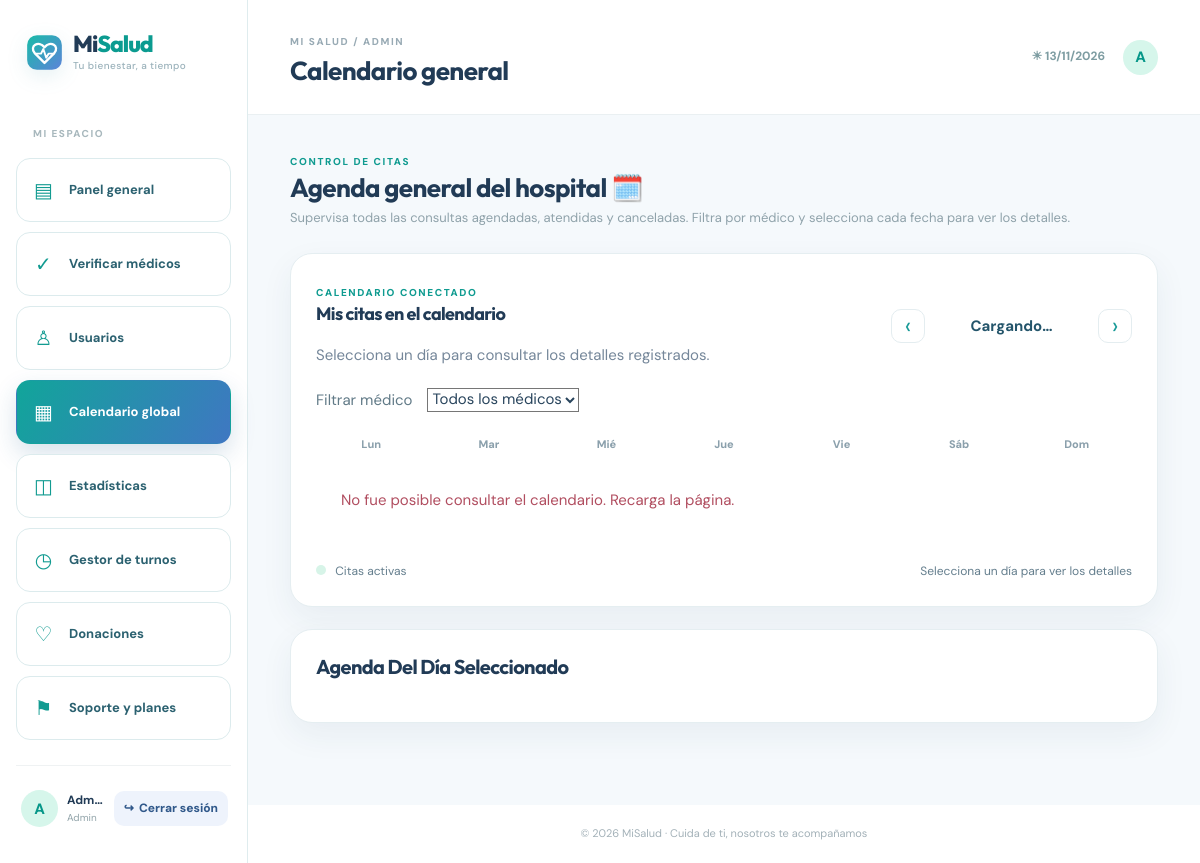
/admin/calendario.php (signed in), run on the app's committed database.
### tables this page shows
CREATE TABLE IF NOT EXISTS usuarios(id INT AUTO_INCREMENT PRIMARY KEY,nombre VARCHAR(90) NOT NULL,apellido_paterno VARCHAR(90) NOT NULL,apellido_materno VARCHAR(90) NOT NULL,correo VARCHAR(190) NOT NULL UNIQUE,telefono VARCHAR(10) NOT NULL,password_hash VARCHAR(255) NOT NULL,rol ENUM('paciente','medico','admin') NOT NULL,activo TINYINT(1) NOT NULL DEFAULT 1,creado_en TIMESTAMP NOT NULL DEFAULT CURRENT_TIMESTAMP);

### includes/functions.php (called while the page is built, shortened)
<?php
require_once __DIR__.'/../config/database.php';
function e($v):string{return htmlspecialchars((string)$v,ENT_QUOTES|ENT_SUBSTITUTE,'UTF-8');}
function url($path=''):string{
 $dir=str_replace('\\','/',dirname($_SERVER['SCRIPT_NAME']??'/MiSalud/index.php'));
 if(in_array(basename($dir),['paciente','medico','admin','api'],true))$dir=dirname($dir);
 $base=rtrim($dir,'/');
 return ($base?:'').'/'.ltrim($path,'/');
}
function current_user():?array{
 $stmt=db()->prepare('SELECT id,nombre,apellido_paterno,apellido_materno,correo,telefono,rol,activo FROM usuarios WHERE id=?');$stmt->execute([$_SESSION['uid']]);$u=$stmt->fetch();return ($u&&$u['activo'])?$u:null;
}

### config/database.php (called while the page is built, shortened)
<?php
function db(): PDO {
 static $pdo=null;
 if (!$pdo) {
  $pdo=new PDO('mysql:host='.DB_HOST.';dbname='.DB_NAME.';charset=utf8mb4',DB_USER,DB_PASS,[PDO::ATTR_ERRMODE=>PDO::ERRMODE_EXCEPTION,PDO::ATTR_DEFAULT_FETCH_MODE=>PDO::FETCH_ASSOC,PDO::ATTR_EMULATE_PREPARES=>false]);
 }
 return $pdo;
}

### includes/layout.php (the view, shortened to what this page needs)
<?php
require_once __DIR__.'/functions.php';
function header_ui(string $title,string $section=''):void{
 $u=current_user();$role=$u['rol']??'';
 $nav=[
  'paciente'=>[
    ['dashboard.php','Inicio','⌂'],
    ['agendar.php','Agendar cita','▦'],
    ['mis_citas.php','Mis citas / Calendario','◷'],
    ['mi_turno.php','Mi turno','♧'],
    ['donaciones.php','Donaciones','♡'],
    ['almacenamiento.php','Mis archivos','▣'],
    ['soporte.php','Soporte','⚑'],
  ],
  'medico'=>[
    ['dashboard.php','Inicio','⌂'],
    ['agenda.php','Mi calendario','▦'],
    ['reconocimiento.php','Mis logros','★'],
    ['almacenamiento.php','Mis archivos','▣'],
    ['soporte.php','Soporte / mi plan','⚑'],
  ],
  'admin'=>[
    ['dashboard.php','Panel general','▤'],
    ['medicos.php','Verificar médicos','✓'],
    ['usuarios.php','Usuarios','♙'],
    ['calendario.php','Calendario global','▦'],
    ['estadisticas.php','Estadísticas','◫'],
    ['turnos.php','Gestor de turnos','◷'],
    ['donaciones.php','Donaciones','♡'],
    ['soporte.php','Soporte y planes','⚑'],
  ]
 ];
?><!DOCTYPE html><html lang="es"><head><link rel="stylesheet" href="<?=url('assets/css/style.css?v=9')?>"></head><body class="<?= $u?'has-app':'public-page' ?>">
<?php if($u): ?>
<aside class="sidebar">
  <a class="brand brand-side" href="<?=url($role.'/dashboard.php')?>"><img class="brand-logo" src="<?=url('assets/img/misalud-logo.svg')?>" alt="MiSalud"><span>Mi<span>Salud</span><small>Tu bienestar, a tiempo</small></span></a>
  <div class="side-label">MI ESPACIO</div>
  <nav class="side-links"><?php foreach($nav[$role]??[] as $n): ?><a class="<?=basename($_SERVER['PHP_SELF'])===$n[0]?'selected':''?>" href="<?=url($role.'/'.$n[0])?>"><span><?=e($n[2])?></span><?=e($n[1])?></a><?php endforeach; ?></nav>
  <?php $profileUrl=url($role.'/perfil.php'); $photo=($role==='medico') ? row('SELECT foto_perfil FROM medicos WHERE usuario_id=?',[$u['id']]) : null; ?>
  <div class="side-bottom"><a class="account-chip" href="<?=$profileUrl?>"><div class="avatar"><?php if($role==='medico' && !empty($photo['foto_perfil'])):?><img src="<?=url('foto_medico.php')?>" alt="Foto de perfil"><?php else:?><?=e(mb_substr($u['nombre'],0,1))?><?php endif;?></div><div><strong><?=e($u['nombre'])?></strong><small><?=e(ucfirst($role))?></small></div></a><a class="logout logout-clear" title="Salir de mi cuenta" href="<?=url('logout.php')?>">↪ <span>Cerrar sesión</span></a></div>
</aside>
<div class="app-main"><header class="topbar"><div><span class="eyebrow">MI SALUD / <?=e(strtoupper($role))?></span><h1><?=e($title)?></h1></div><div class="top-actions"><span class="today-badge">☀ <?=date('d/m/Y')?></span><details class="account-dropdown"><summary class="round-profile account-avatar" aria-label="Abrir menú de cuenta"><?php if($role==='medico' && !empty($photo['foto_perfil'])):?><img src="<?=url('foto_medico.php')?>" alt="Foto de perfil"><?php else:?><?=e(mb_substr($u['nombre'],0,1))?><?php endif;?></summary></details></div></header><main class="content">
<?php endif; ?>
<?php }
function footer_ui():void { ?><?php if(current_user()): ?></main><footer class="app-footer">© <?=date('Y')?> MiSalud · Cuida de ti, nosotros te acompañamos</footer></div><?php else: ?><footer class="public-footer wrap">© <?=date('Y')?> MiSalud · Agenda médica inteligente</footer><?php endif; ?></body></html><?php }

### data on the page
usuarios: mb_substr($u['nombre'],0,1) "A", nombre "Adm…", role "Admin", role "ADMIN"

### other printed values
$n[2] "▤"
$n[1] "Panel general"
$n[2] "✓"
$n[1] "Verificar médicos"
$n[2] "♙"
$n[1] "Usuarios"
$n[2] "▦"
$n[1] "Calendario global"
$n[2] "◫"
$n[1] "Estadísticas"
$n[2] "◷"
$n[1] "Gestor de turnos"
$n[2] "♡"
$n[1] "Donaciones"
$n[2] "⚑"
